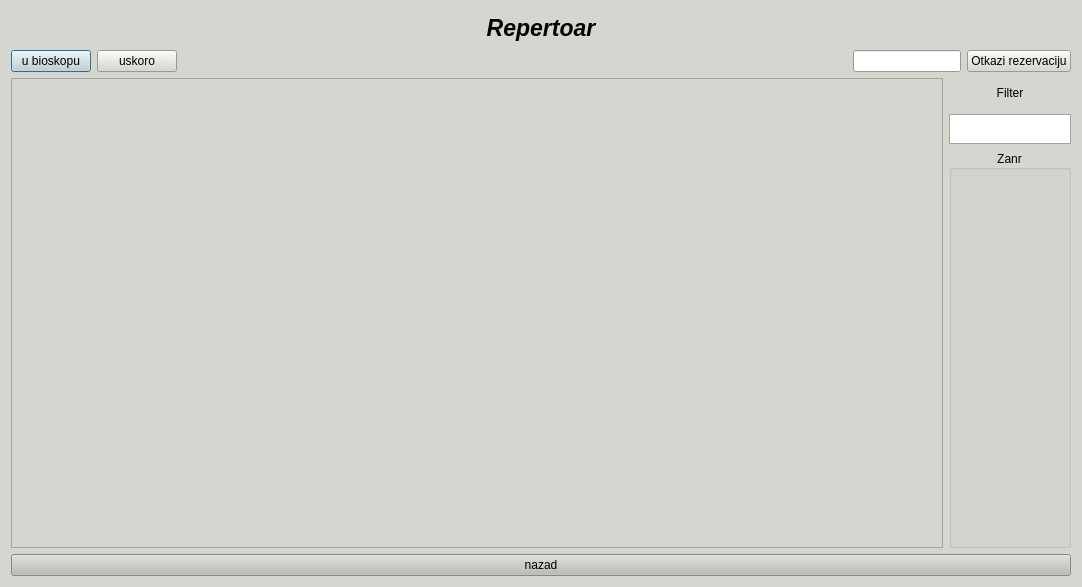
<?xml version="1.0" encoding="UTF-8"?>
<ui version="4.0">
 <class>Repertoire</class>
 <widget class="QDialog" name="Repertoire">
  <property name="geometry">
   <rect>
    <x>0</x>
    <y>0</y>
    <width>1082</width>
    <height>587</height>
   </rect>
  </property>
  <property name="minimumSize">
   <size>
    <width>1060</width>
    <height>560</height>
   </size>
  </property>
  <property name="maximumSize">
   <size>
    <width>16777215</width>
    <height>16777215</height>
   </size>
  </property>
  <property name="palette">
   <palette>
    <active>
     <colorrole role="WindowText">
      <brush brushstyle="SolidPattern">
       <color alpha="255">
        <red>0</red>
        <green>0</green>
        <blue>0</blue>
       </color>
      </brush>
     </colorrole>
     <colorrole role="Button">
      <brush brushstyle="SolidPattern">
       <color alpha="255">
        <red>211</red>
        <green>215</green>
        <blue>207</blue>
       </color>
      </brush>
     </colorrole>
     <colorrole role="Light">
      <brush brushstyle="SolidPattern">
       <color alpha="255">
        <red>255</red>
        <green>255</green>
        <blue>255</blue>
       </color>
      </brush>
     </colorrole>
     <colorrole role="Midlight">
      <brush brushstyle="SolidPattern">
       <color alpha="255">
        <red>233</red>
        <green>235</green>
        <blue>231</blue>
       </color>
      </brush>
     </colorrole>
     <colorrole role="Dark">
      <brush brushstyle="SolidPattern">
       <color alpha="255">
        <red>105</red>
        <green>107</green>
        <blue>103</blue>
       </color>
      </brush>
     </colorrole>
     <colorrole role="Mid">
      <brush brushstyle="SolidPattern">
       <color alpha="255">
        <red>141</red>
        <green>143</green>
        <blue>138</blue>
       </color>
      </brush>
     </colorrole>
     <colorrole role="Text">
      <brush brushstyle="SolidPattern">
       <color alpha="255">
        <red>0</red>
        <green>0</green>
        <blue>0</blue>
       </color>
      </brush>
     </colorrole>
     <colorrole role="BrightText">
      <brush brushstyle="SolidPattern">
       <color alpha="255">
        <red>255</red>
        <green>255</green>
        <blue>255</blue>
       </color>
      </brush>
     </colorrole>
     <colorrole role="ButtonText">
      <brush brushstyle="SolidPattern">
       <color alpha="255">
        <red>0</red>
        <green>0</green>
        <blue>0</blue>
       </color>
      </brush>
     </colorrole>
     <colorrole role="Base">
      <brush brushstyle="SolidPattern">
       <color alpha="255">
        <red>255</red>
        <green>255</green>
        <blue>255</blue>
       </color>
      </brush>
     </colorrole>
     <colorrole role="Window">
      <brush brushstyle="SolidPattern">
       <color alpha="255">
        <red>211</red>
        <green>215</green>
        <blue>207</blue>
       </color>
      </brush>
     </colorrole>
     <colorrole role="Shadow">
      <brush brushstyle="SolidPattern">
       <color alpha="255">
        <red>0</red>
        <green>0</green>
        <blue>0</blue>
       </color>
      </brush>
     </colorrole>
     <colorrole role="AlternateBase">
      <brush brushstyle="SolidPattern">
       <color alpha="255">
        <red>233</red>
        <green>235</green>
        <blue>231</blue>
       </color>
      </brush>
     </colorrole>
     <colorrole role="ToolTipBase">
      <brush brushstyle="SolidPattern">
       <color alpha="255">
        <red>255</red>
        <green>255</green>
        <blue>220</blue>
       </color>
      </brush>
     </colorrole>
     <colorrole role="ToolTipText">
      <brush brushstyle="SolidPattern">
       <color alpha="255">
        <red>0</red>
        <green>0</green>
        <blue>0</blue>
       </color>
      </brush>
     </colorrole>
    </active>
    <inactive>
     <colorrole role="WindowText">
      <brush brushstyle="SolidPattern">
       <color alpha="255">
        <red>0</red>
        <green>0</green>
        <blue>0</blue>
       </color>
      </brush>
     </colorrole>
     <colorrole role="Button">
      <brush brushstyle="SolidPattern">
       <color alpha="255">
        <red>211</red>
        <green>215</green>
        <blue>207</blue>
       </color>
      </brush>
     </colorrole>
     <colorrole role="Light">
      <brush brushstyle="SolidPattern">
       <color alpha="255">
        <red>255</red>
        <green>255</green>
        <blue>255</blue>
       </color>
      </brush>
     </colorrole>
     <colorrole role="Midlight">
      <brush brushstyle="SolidPattern">
       <color alpha="255">
        <red>233</red>
        <green>235</green>
        <blue>231</blue>
       </color>
      </brush>
     </colorrole>
     <colorrole role="Dark">
      <brush brushstyle="SolidPattern">
       <color alpha="255">
        <red>105</red>
        <green>107</green>
        <blue>103</blue>
       </color>
      </brush>
     </colorrole>
     <colorrole role="Mid">
      <brush brushstyle="SolidPattern">
       <color alpha="255">
        <red>141</red>
        <green>143</green>
        <blue>138</blue>
       </color>
      </brush>
     </colorrole>
     <colorrole role="Text">
      <brush brushstyle="SolidPattern">
       <color alpha="255">
        <red>0</red>
        <green>0</green>
        <blue>0</blue>
       </color>
      </brush>
     </colorrole>
     <colorrole role="BrightText">
      <brush brushstyle="SolidPattern">
       <color alpha="255">
        <red>255</red>
        <green>255</green>
        <blue>255</blue>
       </color>
      </brush>
     </colorrole>
     <colorrole role="ButtonText">
      <brush brushstyle="SolidPattern">
       <color alpha="255">
        <red>0</red>
        <green>0</green>
        <blue>0</blue>
       </color>
      </brush>
     </colorrole>
     <colorrole role="Base">
      <brush brushstyle="SolidPattern">
       <color alpha="255">
        <red>255</red>
        <green>255</green>
        <blue>255</blue>
       </color>
      </brush>
     </colorrole>
     <colorrole role="Window">
      <brush brushstyle="SolidPattern">
       <color alpha="255">
        <red>211</red>
        <green>215</green>
        <blue>207</blue>
       </color>
      </brush>
     </colorrole>
     <colorrole role="Shadow">
      <brush brushstyle="SolidPattern">
       <color alpha="255">
        <red>0</red>
        <green>0</green>
        <blue>0</blue>
       </color>
      </brush>
     </colorrole>
     <colorrole role="AlternateBase">
      <brush brushstyle="SolidPattern">
       <color alpha="255">
        <red>233</red>
        <green>235</green>
        <blue>231</blue>
       </color>
      </brush>
     </colorrole>
     <colorrole role="ToolTipBase">
      <brush brushstyle="SolidPattern">
       <color alpha="255">
        <red>255</red>
        <green>255</green>
        <blue>220</blue>
       </color>
      </brush>
     </colorrole>
     <colorrole role="ToolTipText">
      <brush brushstyle="SolidPattern">
       <color alpha="255">
        <red>0</red>
        <green>0</green>
        <blue>0</blue>
       </color>
      </brush>
     </colorrole>
    </inactive>
    <disabled>
     <colorrole role="WindowText">
      <brush brushstyle="SolidPattern">
       <color alpha="255">
        <red>105</red>
        <green>107</green>
        <blue>103</blue>
       </color>
      </brush>
     </colorrole>
     <colorrole role="Button">
      <brush brushstyle="SolidPattern">
       <color alpha="255">
        <red>211</red>
        <green>215</green>
        <blue>207</blue>
       </color>
      </brush>
     </colorrole>
     <colorrole role="Light">
      <brush brushstyle="SolidPattern">
       <color alpha="255">
        <red>255</red>
        <green>255</green>
        <blue>255</blue>
       </color>
      </brush>
     </colorrole>
     <colorrole role="Midlight">
      <brush brushstyle="SolidPattern">
       <color alpha="255">
        <red>233</red>
        <green>235</green>
        <blue>231</blue>
       </color>
      </brush>
     </colorrole>
     <colorrole role="Dark">
      <brush brushstyle="SolidPattern">
       <color alpha="255">
        <red>105</red>
        <green>107</green>
        <blue>103</blue>
       </color>
      </brush>
     </colorrole>
     <colorrole role="Mid">
      <brush brushstyle="SolidPattern">
       <color alpha="255">
        <red>141</red>
        <green>143</green>
        <blue>138</blue>
       </color>
      </brush>
     </colorrole>
     <colorrole role="Text">
      <brush brushstyle="SolidPattern">
       <color alpha="255">
        <red>105</red>
        <green>107</green>
        <blue>103</blue>
       </color>
      </brush>
     </colorrole>
     <colorrole role="BrightText">
      <brush brushstyle="SolidPattern">
       <color alpha="255">
        <red>255</red>
        <green>255</green>
        <blue>255</blue>
       </color>
      </brush>
     </colorrole>
     <colorrole role="ButtonText">
      <brush brushstyle="SolidPattern">
       <color alpha="255">
        <red>105</red>
        <green>107</green>
        <blue>103</blue>
       </color>
      </brush>
     </colorrole>
     <colorrole role="Base">
      <brush brushstyle="SolidPattern">
       <color alpha="255">
        <red>211</red>
        <green>215</green>
        <blue>207</blue>
       </color>
      </brush>
     </colorrole>
     <colorrole role="Window">
      <brush brushstyle="SolidPattern">
       <color alpha="255">
        <red>211</red>
        <green>215</green>
        <blue>207</blue>
       </color>
      </brush>
     </colorrole>
     <colorrole role="Shadow">
      <brush brushstyle="SolidPattern">
       <color alpha="255">
        <red>0</red>
        <green>0</green>
        <blue>0</blue>
       </color>
      </brush>
     </colorrole>
     <colorrole role="AlternateBase">
      <brush brushstyle="SolidPattern">
       <color alpha="255">
        <red>211</red>
        <green>215</green>
        <blue>207</blue>
       </color>
      </brush>
     </colorrole>
     <colorrole role="ToolTipBase">
      <brush brushstyle="SolidPattern">
       <color alpha="255">
        <red>255</red>
        <green>255</green>
        <blue>220</blue>
       </color>
      </brush>
     </colorrole>
     <colorrole role="ToolTipText">
      <brush brushstyle="SolidPattern">
       <color alpha="255">
        <red>0</red>
        <green>0</green>
        <blue>0</blue>
       </color>
      </brush>
     </colorrole>
    </disabled>
   </palette>
  </property>
  <property name="windowTitle">
   <string>Repertoar</string>
  </property>
  <layout class="QVBoxLayout" name="verticalLayout">
   <item>
    <widget class="QLabel" name="label_Repertoire">
     <property name="font">
      <font>
       <pointsize>17</pointsize>
       <weight>75</weight>
       <italic>true</italic>
       <bold>true</bold>
      </font>
     </property>
     <property name="text">
      <string>Repertoar</string>
     </property>
     <property name="alignment">
      <set>Qt::AlignCenter</set>
     </property>
    </widget>
   </item>
   <item>
    <layout class="QHBoxLayout" name="horizontalLayout_3">
     <item>
      <widget class="QPushButton" name="pushButton_All">
       <property name="text">
        <string>u bioskopu</string>
       </property>
      </widget>
     </item>
     <item>
      <widget class="QPushButton" name="pushButton_Soon">
       <property name="text">
        <string>uskoro</string>
       </property>
      </widget>
     </item>
     <item>
      <spacer name="horizontalSpacer">
       <property name="orientation">
        <enum>Qt::Horizontal</enum>
       </property>
       <property name="sizeHint" stdset="0">
        <size>
         <width>40</width>
         <height>20</height>
        </size>
       </property>
      </spacer>
     </item>
     <item>
      <widget class="QLineEdit" name="lineEdit_Cancel">
       <property name="sizePolicy">
        <sizepolicy hsizetype="Fixed" vsizetype="Fixed">
         <horstretch>0</horstretch>
         <verstretch>0</verstretch>
        </sizepolicy>
       </property>
      </widget>
     </item>
     <item>
      <widget class="QPushButton" name="pushButton_Cancel">
       <property name="text">
        <string>Otkazi rezervaciju</string>
       </property>
      </widget>
     </item>
    </layout>
   </item>
   <item>
    <layout class="QHBoxLayout" name="horizontalLayout_2">
     <item>
      <widget class="QScrollArea" name="scrollArea">
       <property name="sizePolicy">
        <sizepolicy hsizetype="Fixed" vsizetype="Fixed">
         <horstretch>0</horstretch>
         <verstretch>0</verstretch>
        </sizepolicy>
       </property>
       <property name="minimumSize">
        <size>
         <width>932</width>
         <height>470</height>
        </size>
       </property>
       <property name="sizeAdjustPolicy">
        <enum>QAbstractScrollArea::AdjustIgnored</enum>
       </property>
       <property name="widgetResizable">
        <bool>true</bool>
       </property>
       <widget class="QWidget" name="scrollAreaWidgetContents">
        <property name="geometry">
         <rect>
          <x>0</x>
          <y>0</y>
          <width>930</width>
          <height>468</height>
         </rect>
        </property>
       </widget>
      </widget>
     </item>
     <item>
      <layout class="QVBoxLayout" name="verticalLayout_2">
       <item>
        <widget class="QLabel" name="label_Filter">
         <property name="minimumSize">
          <size>
           <width>122</width>
           <height>30</height>
          </size>
         </property>
         <property name="maximumSize">
          <size>
           <width>122</width>
           <height>30</height>
          </size>
         </property>
         <property name="text">
          <string>Filter</string>
         </property>
         <property name="alignment">
          <set>Qt::AlignCenter</set>
         </property>
        </widget>
       </item>
       <item>
        <widget class="QTextEdit" name="textEdit_Filter">
         <property name="sizePolicy">
          <sizepolicy hsizetype="Fixed" vsizetype="Fixed">
           <horstretch>0</horstretch>
           <verstretch>0</verstretch>
          </sizepolicy>
         </property>
         <property name="minimumSize">
          <size>
           <width>122</width>
           <height>30</height>
          </size>
         </property>
         <property name="maximumSize">
          <size>
           <width>122</width>
           <height>30</height>
          </size>
         </property>
        </widget>
       </item>
       <item>
        <widget class="QGroupBox" name="groupBox">
         <property name="minimumSize">
          <size>
           <width>122</width>
           <height>0</height>
          </size>
         </property>
         <property name="maximumSize">
          <size>
           <width>12</width>
           <height>16777215</height>
          </size>
         </property>
         <property name="title">
          <string>Zanr</string>
         </property>
         <property name="alignment">
          <set>Qt::AlignCenter</set>
         </property>
         <property name="flat">
          <bool>false</bool>
         </property>
         <property name="checkable">
          <bool>false</bool>
         </property>
        </widget>
       </item>
      </layout>
     </item>
    </layout>
   </item>
   <item>
    <widget class="QPushButton" name="pushButton_Back">
     <property name="palette">
      <palette>
       <active>
        <colorrole role="WindowText">
         <brush brushstyle="SolidPattern">
          <color alpha="255">
           <red>0</red>
           <green>0</green>
           <blue>0</blue>
          </color>
         </brush>
        </colorrole>
        <colorrole role="Button">
         <brush brushstyle="SolidPattern">
          <color alpha="255">
           <red>186</red>
           <green>189</green>
           <blue>182</blue>
          </color>
         </brush>
        </colorrole>
        <colorrole role="Light">
         <brush brushstyle="SolidPattern">
          <color alpha="255">
           <red>255</red>
           <green>255</green>
           <blue>255</blue>
          </color>
         </brush>
        </colorrole>
        <colorrole role="Midlight">
         <brush brushstyle="SolidPattern">
          <color alpha="255">
           <red>220</red>
           <green>222</green>
           <blue>218</blue>
          </color>
         </brush>
        </colorrole>
        <colorrole role="Dark">
         <brush brushstyle="SolidPattern">
          <color alpha="255">
           <red>93</red>
           <green>94</green>
           <blue>91</blue>
          </color>
         </brush>
        </colorrole>
        <colorrole role="Mid">
         <brush brushstyle="SolidPattern">
          <color alpha="255">
           <red>124</red>
           <green>126</green>
           <blue>121</blue>
          </color>
         </brush>
        </colorrole>
        <colorrole role="Text">
         <brush brushstyle="SolidPattern">
          <color alpha="255">
           <red>0</red>
           <green>0</green>
           <blue>0</blue>
          </color>
         </brush>
        </colorrole>
        <colorrole role="BrightText">
         <brush brushstyle="SolidPattern">
          <color alpha="255">
           <red>255</red>
           <green>255</green>
           <blue>255</blue>
          </color>
         </brush>
        </colorrole>
        <colorrole role="ButtonText">
         <brush brushstyle="SolidPattern">
          <color alpha="255">
           <red>0</red>
           <green>0</green>
           <blue>0</blue>
          </color>
         </brush>
        </colorrole>
        <colorrole role="Base">
         <brush brushstyle="SolidPattern">
          <color alpha="255">
           <red>255</red>
           <green>255</green>
           <blue>255</blue>
          </color>
         </brush>
        </colorrole>
        <colorrole role="Window">
         <brush brushstyle="SolidPattern">
          <color alpha="255">
           <red>186</red>
           <green>189</green>
           <blue>182</blue>
          </color>
         </brush>
        </colorrole>
        <colorrole role="Shadow">
         <brush brushstyle="SolidPattern">
          <color alpha="255">
           <red>0</red>
           <green>0</green>
           <blue>0</blue>
          </color>
         </brush>
        </colorrole>
        <colorrole role="AlternateBase">
         <brush brushstyle="SolidPattern">
          <color alpha="255">
           <red>220</red>
           <green>222</green>
           <blue>218</blue>
          </color>
         </brush>
        </colorrole>
        <colorrole role="ToolTipBase">
         <brush brushstyle="SolidPattern">
          <color alpha="255">
           <red>255</red>
           <green>255</green>
           <blue>220</blue>
          </color>
         </brush>
        </colorrole>
        <colorrole role="ToolTipText">
         <brush brushstyle="SolidPattern">
          <color alpha="255">
           <red>0</red>
           <green>0</green>
           <blue>0</blue>
          </color>
         </brush>
        </colorrole>
       </active>
       <inactive>
        <colorrole role="WindowText">
         <brush brushstyle="SolidPattern">
          <color alpha="255">
           <red>0</red>
           <green>0</green>
           <blue>0</blue>
          </color>
         </brush>
        </colorrole>
        <colorrole role="Button">
         <brush brushstyle="SolidPattern">
          <color alpha="255">
           <red>186</red>
           <green>189</green>
           <blue>182</blue>
          </color>
         </brush>
        </colorrole>
        <colorrole role="Light">
         <brush brushstyle="SolidPattern">
          <color alpha="255">
           <red>255</red>
           <green>255</green>
           <blue>255</blue>
          </color>
         </brush>
        </colorrole>
        <colorrole role="Midlight">
         <brush brushstyle="SolidPattern">
          <color alpha="255">
           <red>220</red>
           <green>222</green>
           <blue>218</blue>
          </color>
         </brush>
        </colorrole>
        <colorrole role="Dark">
         <brush brushstyle="SolidPattern">
          <color alpha="255">
           <red>93</red>
           <green>94</green>
           <blue>91</blue>
          </color>
         </brush>
        </colorrole>
        <colorrole role="Mid">
         <brush brushstyle="SolidPattern">
          <color alpha="255">
           <red>124</red>
           <green>126</green>
           <blue>121</blue>
          </color>
         </brush>
        </colorrole>
        <colorrole role="Text">
         <brush brushstyle="SolidPattern">
          <color alpha="255">
           <red>0</red>
           <green>0</green>
           <blue>0</blue>
          </color>
         </brush>
        </colorrole>
        <colorrole role="BrightText">
         <brush brushstyle="SolidPattern">
          <color alpha="255">
           <red>255</red>
           <green>255</green>
           <blue>255</blue>
          </color>
         </brush>
        </colorrole>
        <colorrole role="ButtonText">
         <brush brushstyle="SolidPattern">
          <color alpha="255">
           <red>0</red>
           <green>0</green>
           <blue>0</blue>
          </color>
         </brush>
        </colorrole>
        <colorrole role="Base">
         <brush brushstyle="SolidPattern">
          <color alpha="255">
           <red>255</red>
           <green>255</green>
           <blue>255</blue>
          </color>
         </brush>
        </colorrole>
        <colorrole role="Window">
         <brush brushstyle="SolidPattern">
          <color alpha="255">
           <red>186</red>
           <green>189</green>
           <blue>182</blue>
          </color>
         </brush>
        </colorrole>
        <colorrole role="Shadow">
         <brush brushstyle="SolidPattern">
          <color alpha="255">
           <red>0</red>
           <green>0</green>
           <blue>0</blue>
          </color>
         </brush>
        </colorrole>
        <colorrole role="AlternateBase">
         <brush brushstyle="SolidPattern">
          <color alpha="255">
           <red>220</red>
           <green>222</green>
           <blue>218</blue>
          </color>
         </brush>
        </colorrole>
        <colorrole role="ToolTipBase">
         <brush brushstyle="SolidPattern">
          <color alpha="255">
           <red>255</red>
           <green>255</green>
           <blue>220</blue>
          </color>
         </brush>
        </colorrole>
        <colorrole role="ToolTipText">
         <brush brushstyle="SolidPattern">
          <color alpha="255">
           <red>0</red>
           <green>0</green>
           <blue>0</blue>
          </color>
         </brush>
        </colorrole>
       </inactive>
       <disabled>
        <colorrole role="WindowText">
         <brush brushstyle="SolidPattern">
          <color alpha="255">
           <red>93</red>
           <green>94</green>
           <blue>91</blue>
          </color>
         </brush>
        </colorrole>
        <colorrole role="Button">
         <brush brushstyle="SolidPattern">
          <color alpha="255">
           <red>186</red>
           <green>189</green>
           <blue>182</blue>
          </color>
         </brush>
        </colorrole>
        <colorrole role="Light">
         <brush brushstyle="SolidPattern">
          <color alpha="255">
           <red>255</red>
           <green>255</green>
           <blue>255</blue>
          </color>
         </brush>
        </colorrole>
        <colorrole role="Midlight">
         <brush brushstyle="SolidPattern">
          <color alpha="255">
           <red>220</red>
           <green>222</green>
           <blue>218</blue>
          </color>
         </brush>
        </colorrole>
        <colorrole role="Dark">
         <brush brushstyle="SolidPattern">
          <color alpha="255">
           <red>93</red>
           <green>94</green>
           <blue>91</blue>
          </color>
         </brush>
        </colorrole>
        <colorrole role="Mid">
         <brush brushstyle="SolidPattern">
          <color alpha="255">
           <red>124</red>
           <green>126</green>
           <blue>121</blue>
          </color>
         </brush>
        </colorrole>
        <colorrole role="Text">
         <brush brushstyle="SolidPattern">
          <color alpha="255">
           <red>93</red>
           <green>94</green>
           <blue>91</blue>
          </color>
         </brush>
        </colorrole>
        <colorrole role="BrightText">
         <brush brushstyle="SolidPattern">
          <color alpha="255">
           <red>255</red>
           <green>255</green>
           <blue>255</blue>
          </color>
         </brush>
        </colorrole>
        <colorrole role="ButtonText">
         <brush brushstyle="SolidPattern">
          <color alpha="255">
           <red>93</red>
           <green>94</green>
           <blue>91</blue>
          </color>
         </brush>
        </colorrole>
        <colorrole role="Base">
         <brush brushstyle="SolidPattern">
          <color alpha="255">
           <red>186</red>
           <green>189</green>
           <blue>182</blue>
          </color>
         </brush>
        </colorrole>
        <colorrole role="Window">
         <brush brushstyle="SolidPattern">
          <color alpha="255">
           <red>186</red>
           <green>189</green>
           <blue>182</blue>
          </color>
         </brush>
        </colorrole>
        <colorrole role="Shadow">
         <brush brushstyle="SolidPattern">
          <color alpha="255">
           <red>0</red>
           <green>0</green>
           <blue>0</blue>
          </color>
         </brush>
        </colorrole>
        <colorrole role="AlternateBase">
         <brush brushstyle="SolidPattern">
          <color alpha="255">
           <red>186</red>
           <green>189</green>
           <blue>182</blue>
          </color>
         </brush>
        </colorrole>
        <colorrole role="ToolTipBase">
         <brush brushstyle="SolidPattern">
          <color alpha="255">
           <red>255</red>
           <green>255</green>
           <blue>220</blue>
          </color>
         </brush>
        </colorrole>
        <colorrole role="ToolTipText">
         <brush brushstyle="SolidPattern">
          <color alpha="255">
           <red>0</red>
           <green>0</green>
           <blue>0</blue>
          </color>
         </brush>
        </colorrole>
       </disabled>
      </palette>
     </property>
     <property name="text">
      <string>nazad</string>
     </property>
    </widget>
   </item>
  </layout>
 </widget>
 <resources/>
 <connections/>
</ui>
